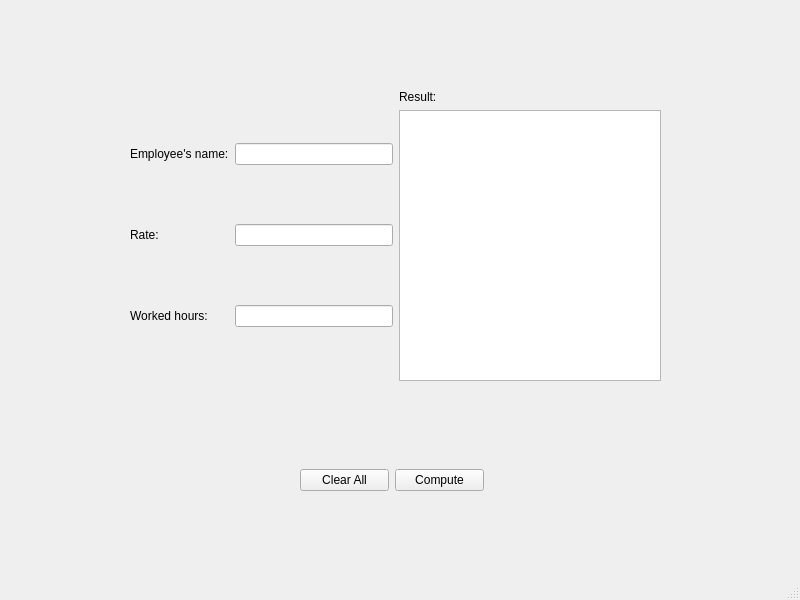
<?xml version="1.0" encoding="UTF-8"?>
<ui version="4.0">
 <class>MainWindow</class>
 <widget class="QMainWindow" name="MainWindow">
  <property name="geometry">
   <rect>
    <x>0</x>
    <y>0</y>
    <width>800</width>
    <height>600</height>
   </rect>
  </property>
  <property name="windowTitle">
   <string>Problema_22</string>
  </property>
  <widget class="QWidget" name="centralwidget">
   <widget class="QWidget" name="horizontalLayoutWidget_2">
    <property name="geometry">
     <rect>
      <x>130</x>
      <y>90</y>
      <width>531</width>
      <height>291</height>
     </rect>
    </property>
    <layout class="QHBoxLayout" name="horizontalLayout_2">
     <item>
      <layout class="QGridLayout" name="gridLayout">
       <item row="2" column="1">
        <widget class="QLineEdit" name="worked_hours_input"/>
       </item>
       <item row="0" column="1">
        <widget class="QLineEdit" name="employees_name_input"/>
       </item>
       <item row="1" column="1">
        <widget class="QLineEdit" name="rate_input"/>
       </item>
       <item row="2" column="0">
        <widget class="QLabel" name="worked_hours_label">
         <property name="text">
          <string>Worked hours:</string>
         </property>
        </widget>
       </item>
       <item row="1" column="0">
        <widget class="QLabel" name="rate_label">
         <property name="text">
          <string>Rate:</string>
         </property>
        </widget>
       </item>
       <item row="0" column="0">
        <widget class="QLabel" name="employees_name_label">
         <property name="text">
          <string>Employee's name:</string>
         </property>
        </widget>
       </item>
      </layout>
     </item>
     <item>
      <layout class="QVBoxLayout" name="verticalLayout">
       <item>
        <widget class="QLabel" name="result_label">
         <property name="text">
          <string>Result:</string>
         </property>
        </widget>
       </item>
       <item>
        <widget class="QTextEdit" name="result_text">
         <property name="enabled">
          <bool>true</bool>
         </property>
        </widget>
       </item>
      </layout>
     </item>
    </layout>
   </widget>
   <widget class="QWidget" name="horizontalLayoutWidget">
    <property name="geometry">
     <rect>
      <x>300</x>
      <y>440</y>
      <width>184</width>
      <height>80</height>
     </rect>
    </property>
    <layout class="QHBoxLayout" name="horizontalLayout">
     <item>
      <widget class="QPushButton" name="clear_button">
       <property name="text">
        <string>Clear All</string>
       </property>
      </widget>
     </item>
     <item>
      <widget class="QPushButton" name="compute_button">
       <property name="styleSheet">
        <string notr="true"/>
       </property>
       <property name="text">
        <string>Compute</string>
       </property>
      </widget>
     </item>
    </layout>
   </widget>
  </widget>
  <widget class="QMenuBar" name="menubar">
   <property name="geometry">
    <rect>
     <x>0</x>
     <y>0</y>
     <width>800</width>
     <height>24</height>
    </rect>
   </property>
  </widget>
  <widget class="QStatusBar" name="statusbar"/>
 </widget>
 <resources/>
 <connections/>
</ui>
